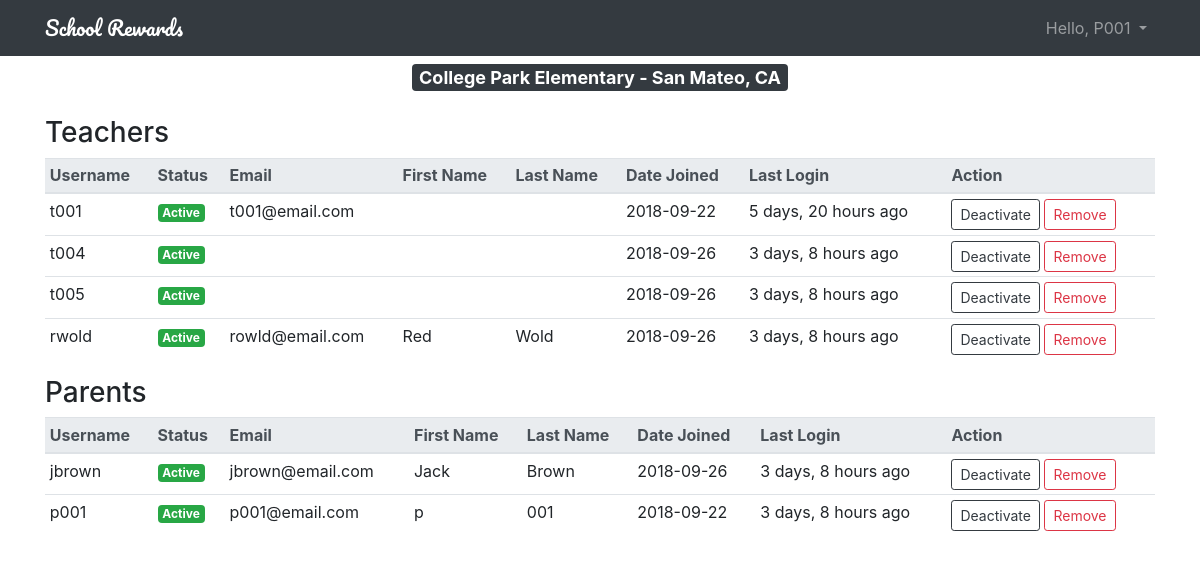
Page /settings/school/ (signed in) on the earlier database version.
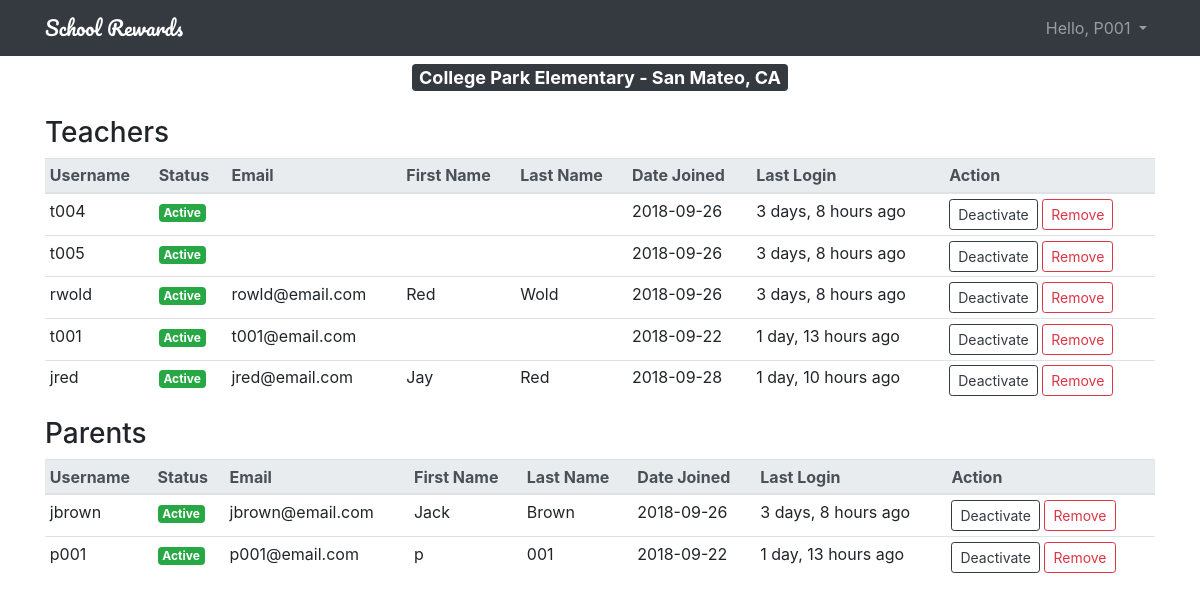
Same page on the later database version.
### rewards/models.py (models this page shows, shortened)
class Teacher(models.Model):
    user = models.OneToOneField(User, related_name='teacher', on_delete=models.CASCADE, primary_key=True)
    school = models.ForeignKey(School, related_name='p_school', on_delete=models.CASCADE, null=True)
    is_school_admin = models.BooleanField(default=False)  # to indicate if teacher is school admin

class User(AbstractUser):
    is_parent = models.BooleanField(default=False)
    is_teacher = models.BooleanField(default=False)

class Parent(models.Model):
    user = models.OneToOneField(User, related_name='parent', on_delete=models.CASCADE, primary_key=True)
    school = models.ForeignKey(School, related_name='t_school', on_delete=models.CASCADE, null=True)

### accounts/views.py (the view)
# urls.py: path('settings/school/', accounts_views.my_school_view, name='my_school'),
@login_required
def my_school_view(request):
    try:
        if request.user.is_parent:
            school = request.user.parent.school
        else:
            school = request.user.teacher.school
    except ObjectDoesNotExist:
        school = None  # TODO: Admin should see tasks for all schools
    teachers = Teacher.objects.filter(school=school).filter(is_school_admin=False).order_by('user__last_login')
    parents = Parent.objects.filter(school=school).order_by('user__last_login')
    page = request.GET.get('page', 1)
    paginator = Paginator(teachers, 10)
    try:
        teachers = paginator.page(page)
    except PageNotAnInteger:
        teachers = paginator.page(1)
    except EmptyPage:
        teachers = paginator.page(paginator.num_pages)
    return render(request, 'my_school.html', {"school": school, "teachers": teachers,
                                              "parents": parents
                                              })
    pass

### rewards/models.py (called while the page is built)
    def __str__(self):
        return "%s - %s, %s" % (self.name, self.city, self.state)

### templates/my_school.html (shortened to what this page needs)
{% extends 'base.html' %}
{% load humanize %}
{% block school %}
    {{school}}
{% endblock %}
{% block users %}
<h3 class="my-2">Teachers</h3>
    <table class="table table-hover table-sm bg-white">
        <thead class="thead thead-light">
        <tr>
            <th>Username</th>
            <th>Status</th>
            <th>Email</th>
            <th>First Name</th>
            <th>Last Name</th>
            <th>Date Joined</th>
            <th>Last Login</th>
            <th>Action</th>
        </tr>
        </thead>
        <tbody>
        {% for teacher in teachers %}
        <tr>
                <td>{{ teacher.user.username }}</td>
                <td>
                    {% if teacher.user.is_active %}
                        <span class="badge badge-success">Active</span>
                    {% else %}
                        <span class="badge badge-danger">Inactive</span>
                    {% endif %}
                </td>
                <td>{{ teacher.user.email }}</td>
                <td>{{ teacher.user.first_name }}</td>
                <td>{{ teacher.user.last_name }}</td>
                <td>{{ teacher.user.date_joined | date:'Y-m-d' }}</td>
                <td>{{ teacher.user.last_login | naturaltime }}</td>
                <td>
                    {% if teacher.user.is_active %}
                    <a href="{% url 'deactivate_user' teacher.user.pk %}" class="btn btn-outline-dark btn-sm" role="button">
                    Deactivate
                    </a>
                    <a href="{% url 'remove_user' teacher.user.pk %}" class="btn btn-outline-danger btn-sm" role="button" aria-pressed="true">
                    Remove
                    </a>
                    {% endif %}
                </td>
        </tr>
        {% endfor %}
        </tbody>
    </table>
<h3 class="my-2">Parents</h3>
    <table class="table table-hover table-sm bg-white">
    <thead class="thead thead-light">
        <tr>
            <th>Username</th>
            <th>Status</th>
            <th>Email</th>
            <th>First Name</th>
            <th>Last Name</th>
            <th>Date Joined</th>
            <th>Last Login</th>
            <th>Action</th>
        </tr>
        </thead>
        <tbody>
        {% for parent in parents %}
        <tr>
                <td>{{ parent.user.username }}</td>
                <td>
                    {% if parent.user.is_active %}
                        <span class="badge badge-success">Active</span>
                    {% else %}
                        <span class="badge badge-danger">Inactive</span>
                    {% endif %}
                </td>
                <td>{{ parent.user.email }}</td>
                <td>{{ parent.user.first_name }}</td>
                <td>{{ parent.user.last_name }}</td>
                <td>{{ parent.user.date_joined| date:'Y-m-d' }}</td>
                <td>{{ parent.user.last_login | naturaltime }}</td>
                <td>
                    {% if parent.user.is_active %}
                    <a href="{% url 'deactivate_user' parent.user.pk %}" class="btn btn-outline-dark btn-sm" role="button">
                    Deactivate
                    </a>
                    <a href="{% url 'remove_user' parent.user.pk %}" class="btn btn-outline-danger btn-sm" role="button" aria-pressed="true">
                    Remove
                    </a>
                    {% endif %}
                </td>
        </tr>
        {% endfor %}
        </tbody>
    </table>
{% endblock %}

Differences in the rows shown:
changed through a linked row, Teacher "t001@email.com": user.last_login "5 days, 20 hours ago" → "1 day, 13 hours ago"; moves down the list
added Teacher: user.username "jred", shows "Active", user.email "jred@email.com", user.first_name "Jay", user.last_name "Red", user.date_joined "2018-09-28", user.last_login "1 day, 10 hours ago", shows "Deactivate"
changed through a linked row, Parent "p001@email.com": user.last_login "3 days, 8 hours ago" → "1 day, 13 hours ago"
